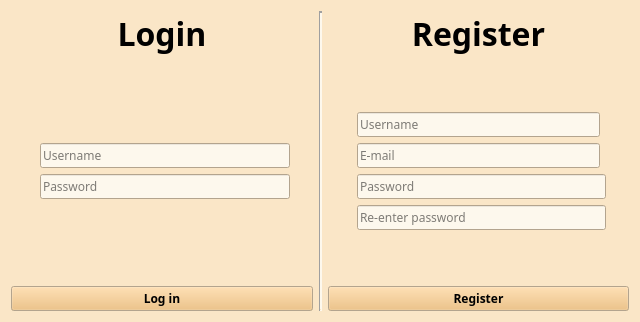
<?xml version="1.0" encoding="UTF-8"?>
<ui version="4.0">
 <class>login</class>
 <widget class="QWidget" name="login">
  <property name="geometry">
   <rect>
    <x>0</x>
    <y>0</y>
    <width>640</width>
    <height>320</height>
   </rect>
  </property>
  <property name="sizePolicy">
   <sizepolicy hsizetype="Fixed" vsizetype="Fixed">
    <horstretch>0</horstretch>
    <verstretch>0</verstretch>
   </sizepolicy>
  </property>
  <property name="minimumSize">
   <size>
    <width>0</width>
    <height>0</height>
   </size>
  </property>
  <property name="maximumSize">
   <size>
    <width>16777215</width>
    <height>16777215</height>
   </size>
  </property>
  <property name="palette">
   <palette>
    <active>
     <colorrole role="Button">
      <brush brushstyle="SolidPattern">
       <color alpha="255">
        <red>238</red>
        <green>186</green>
        <blue>109</blue>
       </color>
      </brush>
     </colorrole>
     <colorrole role="Light">
      <brush brushstyle="SolidPattern">
       <color alpha="255">
        <red>253</red>
        <green>248</green>
        <blue>237</blue>
       </color>
      </brush>
     </colorrole>
     <colorrole role="Base">
      <brush brushstyle="SolidPattern">
       <color alpha="255">
        <red>253</red>
        <green>248</green>
        <blue>237</blue>
       </color>
      </brush>
     </colorrole>
     <colorrole role="Window">
      <brush brushstyle="SolidPattern">
       <color alpha="255">
        <red>250</red>
        <green>230</green>
        <blue>199</blue>
       </color>
      </brush>
     </colorrole>
     <colorrole role="Highlight">
      <brush brushstyle="SolidPattern">
       <color alpha="255">
        <red>217</red>
        <green>141</green>
        <blue>28</blue>
       </color>
      </brush>
     </colorrole>
    </active>
    <inactive>
     <colorrole role="Button">
      <brush brushstyle="SolidPattern">
       <color alpha="255">
        <red>238</red>
        <green>186</green>
        <blue>109</blue>
       </color>
      </brush>
     </colorrole>
     <colorrole role="Light">
      <brush brushstyle="SolidPattern">
       <color alpha="255">
        <red>253</red>
        <green>248</green>
        <blue>237</blue>
       </color>
      </brush>
     </colorrole>
     <colorrole role="Base">
      <brush brushstyle="SolidPattern">
       <color alpha="255">
        <red>253</red>
        <green>248</green>
        <blue>237</blue>
       </color>
      </brush>
     </colorrole>
     <colorrole role="Window">
      <brush brushstyle="SolidPattern">
       <color alpha="255">
        <red>250</red>
        <green>230</green>
        <blue>199</blue>
       </color>
      </brush>
     </colorrole>
     <colorrole role="Highlight">
      <brush brushstyle="SolidPattern">
       <color alpha="255">
        <red>217</red>
        <green>141</green>
        <blue>28</blue>
       </color>
      </brush>
     </colorrole>
    </inactive>
    <disabled>
     <colorrole role="Button">
      <brush brushstyle="SolidPattern">
       <color alpha="255">
        <red>238</red>
        <green>186</green>
        <blue>109</blue>
       </color>
      </brush>
     </colorrole>
     <colorrole role="Light">
      <brush brushstyle="SolidPattern">
       <color alpha="255">
        <red>253</red>
        <green>248</green>
        <blue>237</blue>
       </color>
      </brush>
     </colorrole>
     <colorrole role="Base">
      <brush brushstyle="SolidPattern">
       <color alpha="255">
        <red>250</red>
        <green>230</green>
        <blue>199</blue>
       </color>
      </brush>
     </colorrole>
     <colorrole role="Window">
      <brush brushstyle="SolidPattern">
       <color alpha="255">
        <red>250</red>
        <green>230</green>
        <blue>199</blue>
       </color>
      </brush>
     </colorrole>
     <colorrole role="Highlight">
      <brush brushstyle="SolidPattern">
       <color alpha="255">
        <red>0</red>
        <green>120</green>
        <blue>215</blue>
       </color>
      </brush>
     </colorrole>
    </disabled>
   </palette>
  </property>
  <property name="windowTitle">
   <string>Login and Registration</string>
  </property>
  <property name="windowIcon">
   <iconset>
    <normaloff>../../../Resources/Stock Images/Icons/icons8-book-shelf-64.png</normaloff>../../../Resources/Stock Images/Icons/icons8-book-shelf-64.png</iconset>
  </property>
  <layout class="QHBoxLayout" name="horizontalLayout" stretch="50,0,50">
   <item>
    <layout class="QVBoxLayout" name="log_Area" stretch="0,0,0,0,0,0">
     <item>
      <widget class="QLabel" name="titleLogin">
       <property name="sizePolicy">
        <sizepolicy hsizetype="Preferred" vsizetype="Preferred">
         <horstretch>0</horstretch>
         <verstretch>0</verstretch>
        </sizepolicy>
       </property>
       <property name="font">
        <font>
         <family>Manrope SemiBold</family>
         <pointsize>24</pointsize>
         <weight>75</weight>
         <bold>true</bold>
        </font>
       </property>
       <property name="text">
        <string>Login</string>
       </property>
       <property name="alignment">
        <set>Qt::AlignCenter</set>
       </property>
      </widget>
     </item>
     <item>
      <spacer name="verticalSpacer_2">
       <property name="orientation">
        <enum>Qt::Vertical</enum>
       </property>
       <property name="sizeHint" stdset="0">
        <size>
         <width>20</width>
         <height>40</height>
        </size>
       </property>
      </spacer>
     </item>
     <item>
      <layout class="QHBoxLayout" name="user_line" stretch="0,91,0">
       <item>
        <widget class="QLabel" name="user_icon">
         <property name="sizePolicy">
          <sizepolicy hsizetype="Fixed" vsizetype="Preferred">
           <horstretch>0</horstretch>
           <verstretch>0</verstretch>
          </sizepolicy>
         </property>
         <property name="minimumSize">
          <size>
           <width>23</width>
           <height>0</height>
          </size>
         </property>
         <property name="maximumSize">
          <size>
           <width>23</width>
           <height>23</height>
          </size>
         </property>
         <property name="text">
          <string/>
         </property>
         <property name="pixmap">
          <pixmap resource="Resources.qrc">:/resources/img/icons/user.png</pixmap>
         </property>
         <property name="scaledContents">
          <bool>true</bool>
         </property>
        </widget>
       </item>
       <item>
        <widget class="QLineEdit" name="loginUser">
         <property name="font">
          <font>
           <family>Manrope</family>
          </font>
         </property>
         <property name="contextMenuPolicy">
          <enum>Qt::NoContextMenu</enum>
         </property>
         <property name="placeholderText">
          <string>Username</string>
         </property>
        </widget>
       </item>
       <item>
        <spacer name="horizontalSpacer_2">
         <property name="orientation">
          <enum>Qt::Horizontal</enum>
         </property>
         <property name="sizeType">
          <enum>QSizePolicy::Fixed</enum>
         </property>
         <property name="sizeHint" stdset="0">
          <size>
           <width>23</width>
           <height>20</height>
          </size>
         </property>
        </spacer>
       </item>
      </layout>
     </item>
     <item>
      <layout class="QHBoxLayout" name="pass_line" stretch="0,91,0">
       <item>
        <widget class="QLabel" name="pass_icon">
         <property name="sizePolicy">
          <sizepolicy hsizetype="Fixed" vsizetype="Preferred">
           <horstretch>0</horstretch>
           <verstretch>0</verstretch>
          </sizepolicy>
         </property>
         <property name="minimumSize">
          <size>
           <width>23</width>
           <height>0</height>
          </size>
         </property>
         <property name="maximumSize">
          <size>
           <width>23</width>
           <height>23</height>
          </size>
         </property>
         <property name="text">
          <string/>
         </property>
         <property name="pixmap">
          <pixmap resource="Resources.qrc">:/resources/img/icons/padlock.png</pixmap>
         </property>
         <property name="scaledContents">
          <bool>true</bool>
         </property>
        </widget>
       </item>
       <item>
        <widget class="QLineEdit" name="loginPass">
         <property name="minimumSize">
          <size>
           <width>0</width>
           <height>0</height>
          </size>
         </property>
         <property name="font">
          <font>
           <family>Manrope</family>
          </font>
         </property>
         <property name="echoMode">
          <enum>QLineEdit::Password</enum>
         </property>
         <property name="placeholderText">
          <string>Password</string>
         </property>
        </widget>
       </item>
       <item>
        <spacer name="horizontalSpacer_3">
         <property name="orientation">
          <enum>Qt::Horizontal</enum>
         </property>
         <property name="sizeType">
          <enum>QSizePolicy::Fixed</enum>
         </property>
         <property name="sizeHint" stdset="0">
          <size>
           <width>23</width>
           <height>20</height>
          </size>
         </property>
        </spacer>
       </item>
      </layout>
     </item>
     <item>
      <spacer name="verticalSpacer">
       <property name="orientation">
        <enum>Qt::Vertical</enum>
       </property>
       <property name="sizeType">
        <enum>QSizePolicy::Expanding</enum>
       </property>
       <property name="sizeHint" stdset="0">
        <size>
         <width>20</width>
         <height>40</height>
        </size>
       </property>
      </spacer>
     </item>
     <item>
      <widget class="QPushButton" name="actionLogin">
       <property name="font">
        <font>
         <family>Manrope</family>
         <weight>75</weight>
         <bold>true</bold>
        </font>
       </property>
       <property name="text">
        <string>Log in</string>
       </property>
      </widget>
     </item>
    </layout>
   </item>
   <item>
    <widget class="Line" name="midSeparator">
     <property name="sizePolicy">
      <sizepolicy hsizetype="Fixed" vsizetype="Maximum">
       <horstretch>0</horstretch>
       <verstretch>0</verstretch>
      </sizepolicy>
     </property>
     <property name="minimumSize">
      <size>
       <width>0</width>
       <height>300</height>
      </size>
     </property>
     <property name="frameShadow">
      <enum>QFrame::Sunken</enum>
     </property>
     <property name="lineWidth">
      <number>2</number>
     </property>
     <property name="orientation">
      <enum>Qt::Vertical</enum>
     </property>
    </widget>
   </item>
   <item>
    <layout class="QVBoxLayout" name="reg_Area">
     <item>
      <widget class="QLabel" name="titleReg">
       <property name="sizePolicy">
        <sizepolicy hsizetype="Preferred" vsizetype="Preferred">
         <horstretch>0</horstretch>
         <verstretch>0</verstretch>
        </sizepolicy>
       </property>
       <property name="font">
        <font>
         <family>Manrope SemiBold</family>
         <pointsize>24</pointsize>
         <weight>75</weight>
         <bold>true</bold>
        </font>
       </property>
       <property name="text">
        <string>Register</string>
       </property>
       <property name="alignment">
        <set>Qt::AlignCenter</set>
       </property>
      </widget>
     </item>
     <item>
      <spacer name="verticalSpacer_4">
       <property name="orientation">
        <enum>Qt::Vertical</enum>
       </property>
       <property name="sizeHint" stdset="0">
        <size>
         <width>20</width>
         <height>40</height>
        </size>
       </property>
      </spacer>
     </item>
     <item>
      <layout class="QHBoxLayout" name="reg_user_line">
       <item>
        <widget class="QLabel" name="reg_user_icon">
         <property name="sizePolicy">
          <sizepolicy hsizetype="Fixed" vsizetype="Fixed">
           <horstretch>0</horstretch>
           <verstretch>0</verstretch>
          </sizepolicy>
         </property>
         <property name="minimumSize">
          <size>
           <width>23</width>
           <height>23</height>
          </size>
         </property>
         <property name="maximumSize">
          <size>
           <width>23</width>
           <height>23</height>
          </size>
         </property>
         <property name="text">
          <string/>
         </property>
         <property name="pixmap">
          <pixmap resource="Resources.qrc">:/resources/img/icons/user.png</pixmap>
         </property>
         <property name="scaledContents">
          <bool>true</bool>
         </property>
        </widget>
       </item>
       <item>
        <widget class="QLineEdit" name="regUser">
         <property name="sizePolicy">
          <sizepolicy hsizetype="Preferred" vsizetype="Fixed">
           <horstretch>0</horstretch>
           <verstretch>0</verstretch>
          </sizepolicy>
         </property>
         <property name="font">
          <font>
           <family>Manrope</family>
          </font>
         </property>
         <property name="readOnly">
          <bool>false</bool>
         </property>
         <property name="placeholderText">
          <string>Username</string>
         </property>
        </widget>
       </item>
       <item>
        <widget class="QLabel" name="user_isExist">
         <property name="sizePolicy">
          <sizepolicy hsizetype="Fixed" vsizetype="Fixed">
           <horstretch>0</horstretch>
           <verstretch>0</verstretch>
          </sizepolicy>
         </property>
         <property name="minimumSize">
          <size>
           <width>23</width>
           <height>23</height>
          </size>
         </property>
         <property name="maximumSize">
          <size>
           <width>23</width>
           <height>23</height>
          </size>
         </property>
         <property name="text">
          <string/>
         </property>
         <property name="pixmap">
          <pixmap resource="Resources.qrc">:/resources/img/icons/check-mark.png</pixmap>
         </property>
         <property name="scaledContents">
          <bool>true</bool>
         </property>
        </widget>
       </item>
      </layout>
     </item>
     <item>
      <layout class="QHBoxLayout" name="mail_line">
       <item>
        <widget class="QLabel" name="mail_icon">
         <property name="sizePolicy">
          <sizepolicy hsizetype="Fixed" vsizetype="Fixed">
           <horstretch>0</horstretch>
           <verstretch>0</verstretch>
          </sizepolicy>
         </property>
         <property name="minimumSize">
          <size>
           <width>23</width>
           <height>23</height>
          </size>
         </property>
         <property name="maximumSize">
          <size>
           <width>23</width>
           <height>23</height>
          </size>
         </property>
         <property name="text">
          <string/>
         </property>
         <property name="pixmap">
          <pixmap resource="Resources.qrc">:/resources/img/icons/mail.png</pixmap>
         </property>
         <property name="scaledContents">
          <bool>true</bool>
         </property>
        </widget>
       </item>
       <item>
        <widget class="QLineEdit" name="regMail">
         <property name="sizePolicy">
          <sizepolicy hsizetype="Preferred" vsizetype="Fixed">
           <horstretch>0</horstretch>
           <verstretch>0</verstretch>
          </sizepolicy>
         </property>
         <property name="font">
          <font>
           <family>Manrope</family>
          </font>
         </property>
         <property name="placeholderText">
          <string>E-mail</string>
         </property>
        </widget>
       </item>
       <item>
        <widget class="QLabel" name="mail_isExist">
         <property name="sizePolicy">
          <sizepolicy hsizetype="Fixed" vsizetype="Fixed">
           <horstretch>0</horstretch>
           <verstretch>0</verstretch>
          </sizepolicy>
         </property>
         <property name="minimumSize">
          <size>
           <width>23</width>
           <height>23</height>
          </size>
         </property>
         <property name="maximumSize">
          <size>
           <width>23</width>
           <height>23</height>
          </size>
         </property>
         <property name="text">
          <string/>
         </property>
         <property name="pixmap">
          <pixmap resource="Resources.qrc">:/resources/img/icons/check-mark.png</pixmap>
         </property>
         <property name="scaledContents">
          <bool>true</bool>
         </property>
        </widget>
       </item>
      </layout>
     </item>
     <item>
      <layout class="QHBoxLayout" name="pass_line_2">
       <item>
        <widget class="QLabel" name="pass_icon_2">
         <property name="sizePolicy">
          <sizepolicy hsizetype="Preferred" vsizetype="Fixed">
           <horstretch>0</horstretch>
           <verstretch>0</verstretch>
          </sizepolicy>
         </property>
         <property name="minimumSize">
          <size>
           <width>23</width>
           <height>23</height>
          </size>
         </property>
         <property name="maximumSize">
          <size>
           <width>23</width>
           <height>23</height>
          </size>
         </property>
         <property name="text">
          <string/>
         </property>
         <property name="pixmap">
          <pixmap resource="Resources.qrc">:/resources/img/icons/padlock.png</pixmap>
         </property>
         <property name="scaledContents">
          <bool>true</bool>
         </property>
        </widget>
       </item>
       <item>
        <widget class="QLineEdit" name="regPass">
         <property name="sizePolicy">
          <sizepolicy hsizetype="Preferred" vsizetype="Fixed">
           <horstretch>0</horstretch>
           <verstretch>0</verstretch>
          </sizepolicy>
         </property>
         <property name="minimumSize">
          <size>
           <width>0</width>
           <height>0</height>
          </size>
         </property>
         <property name="font">
          <font>
           <family>Manrope</family>
          </font>
         </property>
         <property name="echoMode">
          <enum>QLineEdit::Password</enum>
         </property>
         <property name="placeholderText">
          <string>Password</string>
         </property>
        </widget>
       </item>
       <item>
        <spacer name="horizontalSpacer_10">
         <property name="orientation">
          <enum>Qt::Horizontal</enum>
         </property>
         <property name="sizeType">
          <enum>QSizePolicy::Fixed</enum>
         </property>
         <property name="sizeHint" stdset="0">
          <size>
           <width>23</width>
           <height>20</height>
          </size>
         </property>
        </spacer>
       </item>
      </layout>
     </item>
     <item>
      <layout class="QHBoxLayout" name="passCheck_line">
       <item>
        <widget class="QLabel" name="pass_isMatch">
         <property name="sizePolicy">
          <sizepolicy hsizetype="Fixed" vsizetype="Fixed">
           <horstretch>0</horstretch>
           <verstretch>0</verstretch>
          </sizepolicy>
         </property>
         <property name="minimumSize">
          <size>
           <width>23</width>
           <height>23</height>
          </size>
         </property>
         <property name="maximumSize">
          <size>
           <width>23</width>
           <height>23</height>
          </size>
         </property>
         <property name="toolTipDuration">
          <number>5000</number>
         </property>
         <property name="text">
          <string/>
         </property>
         <property name="scaledContents">
          <bool>true</bool>
         </property>
        </widget>
       </item>
       <item>
        <widget class="QLineEdit" name="regRePass">
         <property name="sizePolicy">
          <sizepolicy hsizetype="Preferred" vsizetype="Fixed">
           <horstretch>0</horstretch>
           <verstretch>0</verstretch>
          </sizepolicy>
         </property>
         <property name="minimumSize">
          <size>
           <width>0</width>
           <height>0</height>
          </size>
         </property>
         <property name="maximumSize">
          <size>
           <width>16777215</width>
           <height>16777215</height>
          </size>
         </property>
         <property name="font">
          <font>
           <family>Manrope</family>
          </font>
         </property>
         <property name="echoMode">
          <enum>QLineEdit::Password</enum>
         </property>
         <property name="placeholderText">
          <string>Re-enter password</string>
         </property>
        </widget>
       </item>
       <item>
        <spacer name="horizontalSpacer">
         <property name="orientation">
          <enum>Qt::Horizontal</enum>
         </property>
         <property name="sizeType">
          <enum>QSizePolicy::Fixed</enum>
         </property>
         <property name="sizeHint" stdset="0">
          <size>
           <width>23</width>
           <height>20</height>
          </size>
         </property>
        </spacer>
       </item>
      </layout>
     </item>
     <item>
      <spacer name="verticalSpacer_3">
       <property name="orientation">
        <enum>Qt::Vertical</enum>
       </property>
       <property name="sizeHint" stdset="0">
        <size>
         <width>20</width>
         <height>40</height>
        </size>
       </property>
      </spacer>
     </item>
     <item>
      <widget class="QPushButton" name="actionReg">
       <property name="font">
        <font>
         <family>Manrope</family>
         <weight>75</weight>
         <bold>true</bold>
        </font>
       </property>
       <property name="text">
        <string>Register</string>
       </property>
      </widget>
     </item>
    </layout>
   </item>
  </layout>
 </widget>
 <resources>
  <include location="Resources.qrc"/>
 </resources>
 <connections/>
</ui>
